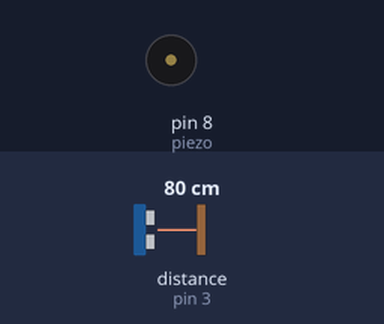
Simulated run of this sketch. Board: Arduino Uno, built with avr-gcc and run on an emulated ATmega328P. Shown: buzzer (waves = sounding). Wiring (inferred from the names in the program): ultrasonic range finder: trigger pin 2; echo pin 3. The test bench sets the inputs (shaded band); at power-on: distance to the obstacle (sensor on pin 3) 80 cm. The echo pulse lasts 58.3 µs per cm.

Above: at 1.2 s.
1.3 s: distance to the obstacle (sensor on pin 3) set to 17 cm
2.8 s: distance to the obstacle (sensor on pin 3) set to 14 cm
At 2.9 s:
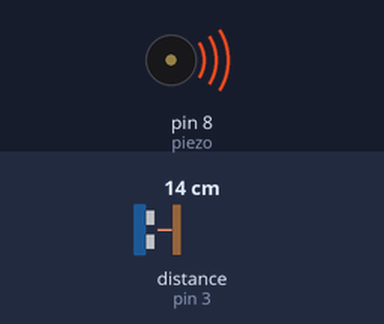
5.8 s: distance to the obstacle (sensor on pin 3) set to 18 cm
At 6.5 s:
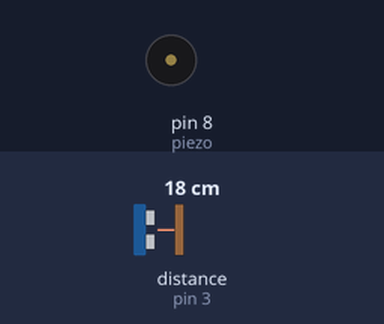
7.3 s: distance to the obstacle (sensor on pin 3) set to 2 cm
At 7.4 s:
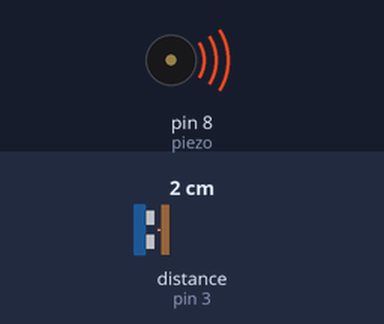
Timing chart, 0 to 11.3 s (numbered marks = the images above; inputs shaded):
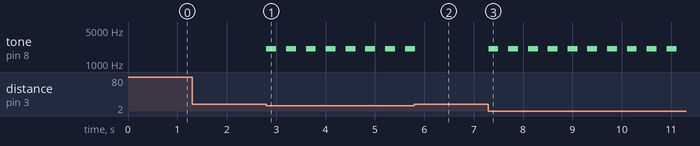

Measured:
- the behaviour switches between 16 and 15 cm on distance to the obstacle (sensor on pin 3) (found by bisection; images 0 and 1)
- after the input at 1.3 s, every drawn part: stays the same
- after the input at 2.8 s, tone on pin 8 (piezo): alternates 2048 Hz for 0.20 s and silent for 0.20 s, starting at once
- after the input at 5.8 s, tone on pin 8 (piezo): goes on until 5.8 s, then stays silent
- after the input at 7.3 s, tone on pin 8 (piezo): alternates 2048 Hz for 0.20 s and silent for 0.20 s, starting at once

The sketch:

Ultrasonic_2.ino
```cpp
int trig = 2;
int echo = 3;
int piezo = 8;

void setup() {
  Serial.begin(9600);
  pinMode(trig, OUTPUT);
  pinMode(echo, INPUT);
  pinMode(piezo, OUTPUT);
}

void loop() {
  digitalWrite(trig, LOW);
  digitalWrite(echo, LOW);
  delayMicroseconds(2);
  digitalWrite(trig, HIGH);
  delayMicroseconds(10);
  digitalWrite(trig, LOW);

  unsigned long duration = pulseIn(echo, HIGH);
  float distance = duration / 29.0 / 2.0;

  if (distance < 15) {
    tone(piezo, 2048);
    delay(200);
    noTone(piezo);
    delay(200);
  }
  else{
    noTone(piezo);
  }
}
```
